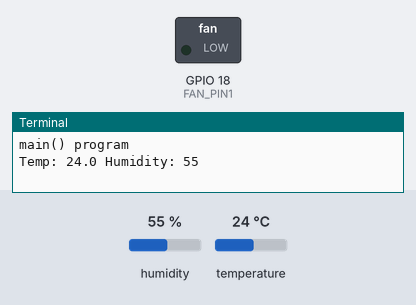
A program run on a simulated Raspberry Pi (BCM pin numbers). On the bench: switched loads named in the program (green lamp = pin HIGH), the last lines printed to the terminal. The test bench sets the inputs (shaded band); at power-on: humidity 55 %, temperature 24 °C.

Above: at 1.2 s.
1.3 s: humidity set to 58 %
4.9 s: humidity set to 61 %
At 7.4 s:
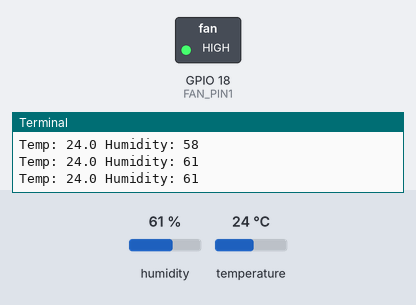
7.7 s: humidity set to 22 %
At 11.2 s:
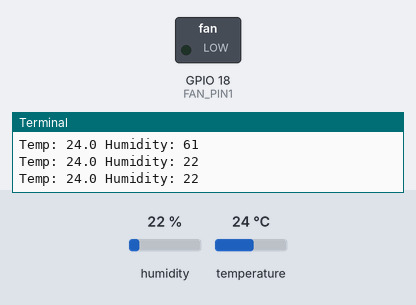
11.5 s: humidity set to 68 %
At 15.0 s:
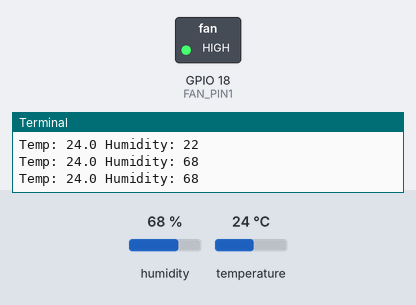
Timing chart, 0 to 16.2 s (numbered marks = the images above; inputs shaded):
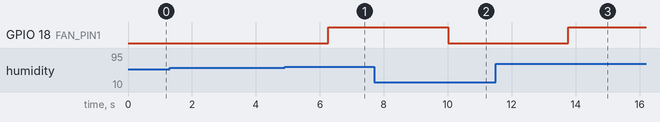

The program:

7_3_ex4_FAN_DHT11.py
```python
'''온도 및 습도 조건에 따른 팬 구동
1) DHT11에서 온도와 습도를 1초마다 측정
2) 온도가 28도 이상이거나(or) 습도가 60% 이상일 시, FAN 구동
3) 다시 온도와 습도가 일정치 이하로 내려가면, FAN OFF'''

import board
import adafruit_dht
import RPi.GPIO as GPIO
from time import sleep

FAN_PIN1 = 18
dhtDevice = adafruit_dht.DHT11(board.D17)

def main():
    GPIO.setmode(GPIO.BCM)
    GPIO.setwarnings(False)
    GPIO.setup(FAN_PIN1, GPIO.OUT, initial=False)
    print("main() program")
    while True:
        try:
            temperature_c = dhtDevice.temperature
            humidity = dhtDevice.humidity
            print(f"Temp: {temperature_c:.1f} Humidity: {humidity}")
        except RuntimeError as error:
            print(error.args[0])
        sleep(1.0)

        if (humidity >= 60) or (temperature_c >= 28):
            GPIO.output(FAN_PIN1, GPIO.HIGH)
        else:
            GPIO.output(FAN_PIN1, GPIO.LOW)

if __name__ == '__main__':
    main()
```

Measured:
- the behaviour switches between 59 and 60 % on humidity (found by bisection; images 0 and 1)
- after the input at 4.9 s, GPIO 18 (FAN_PIN1): LOW → HIGH after 1.4 s
- after the input at 7.7 s, GPIO 18 (FAN_PIN1): HIGH → LOW after 2.3 s
- after the input at 11.5 s, GPIO 18 (FAN_PIN1): LOW → HIGH after 2.3 s
